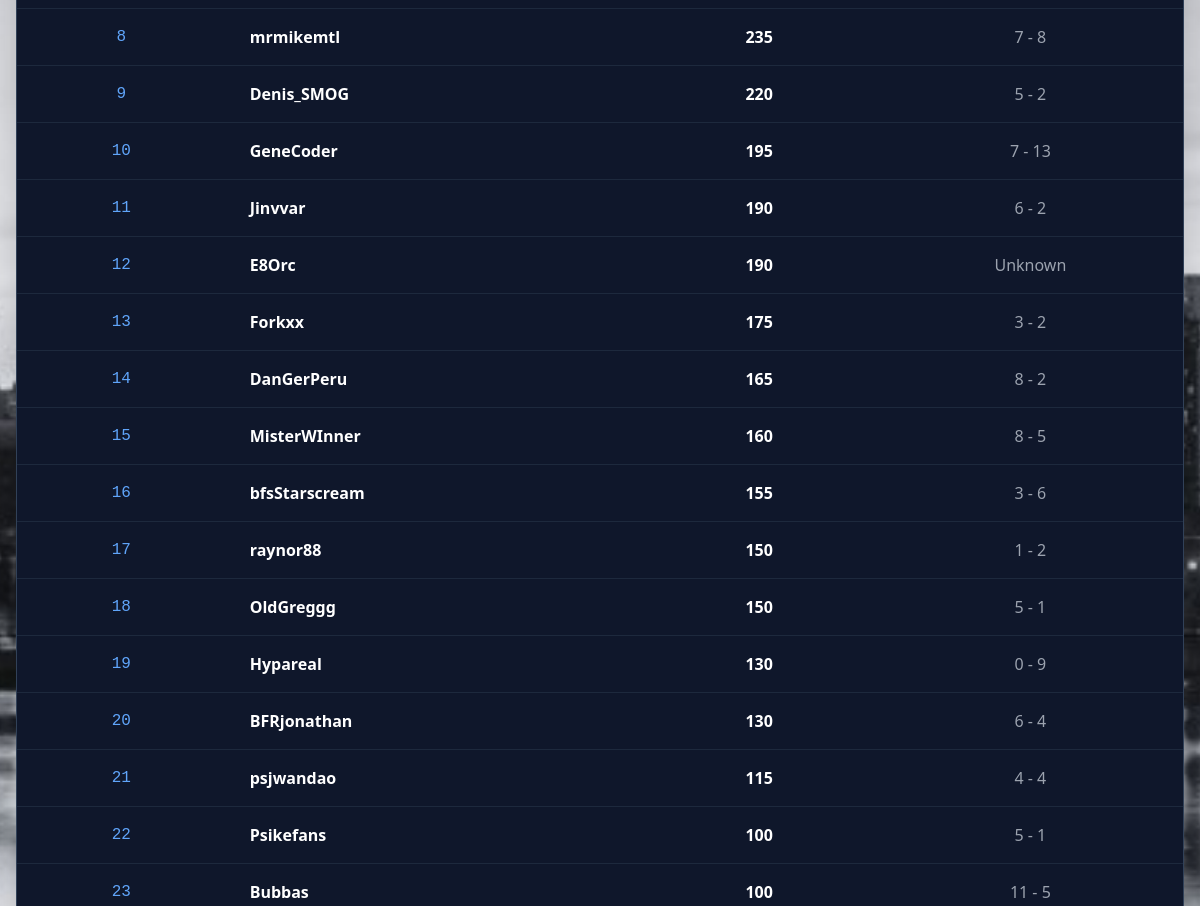
The page /leaderboard (middle part) on the database as committed earlier.
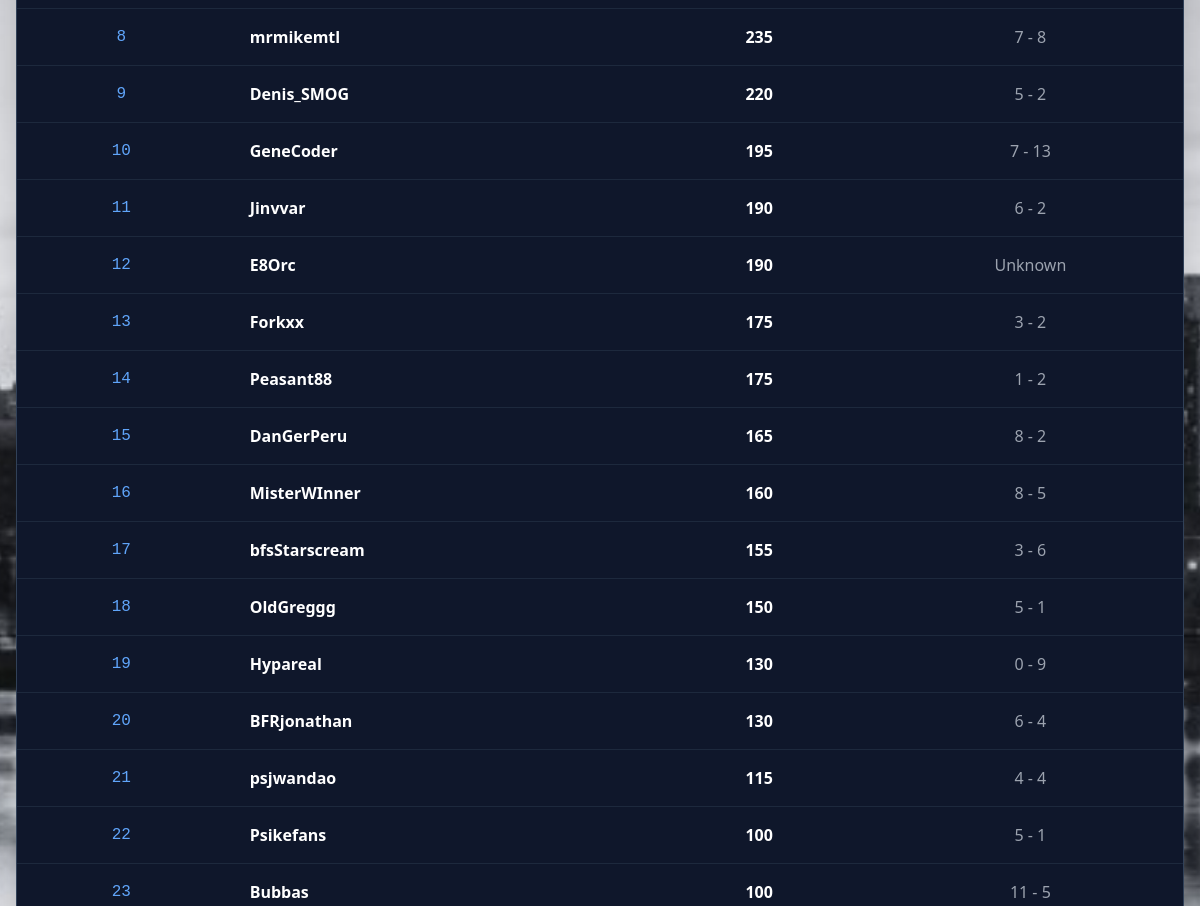
The same page on the database as committed later.
### tables this page shows
CREATE TABLE participants2026 (id INTEGER PRIMARY KEY, name varchar(255), total_points INTEGER, user_id INTEGER);

### web/app.py (the view)
@app.route("/leaderboard")
def leaderboard():
    raw_data = dbsession.exec_driver_sql("SELECT name, total_points, user_id from participants2026 ORDER BY total_points desc;").all()
    data = []
    page_size = 30
    total = len(raw_data)
    total_pages = max(1, round(total / page_size))
    page = request.args.get("page", type=int) or 1
    starting_spot = (page - 1) * page_size + 1
    i = 1
    for record in raw_data:
        if i >= starting_spot and len(data) < page_size:
            if record is not None:
                if record.user_id is not None:
                    db_data_1 = dbsession.exec_driver_sql(f"SELECT participant_1_points, participant_2_points FROM tournament_matches2026 WHERE participant_1_id = {record.user_id};").all()
                    db_data_2 = dbsession.exec_driver_sql(f"SELECT participant_1_points, participant_2_points FROM tournament_matches2026 WHERE participant_2_id = {record.user_id};").all()
                    wins, losses = 0, 0
                    for w in db_data_1:
                        wins += w.participant_1_points
                        losses += w.participant_2_points
                    for n in db_data_2:
                        wins += n.participant_2_points
                        losses += n.participant_1_points
                    data.append({
                        "rank": i,
                        "name": record.name,
                        "total_points": record.total_points,
                        "record": f"{wins} - {losses}"
                    })
                else:
                    data.append({
                        "rank": i,
                        "name": record.name,
                        "total_points": record.total_points,
                        "record": "Unknown"
                    })
        i += 1
    pages = list(range(1, total_pages + 1))
    return render_template("leaderboard.html", data=data, pages=pages)

### web/templates/leaderboard.html (shortened to what this page needs)
{% extends "base.html" %}
{% block content %}
<div class="overflow-x-auto shadow-2xl rounded-xl border border-slate-700">
    <table class="w-full text-left text-white bg-slate-900">
        <tbody class="divide-y divide-slate-800">
            {% for row in data %}
            <tr class="hover:bg-blue-900/20 transition-colors duration-200">
                <td class="px-6 py-4 text-center font-mono text-blue-400">{{ row.rank }}</td>
                <td class="px-6 py-4 font-semibold">{{ row.name }}</td>
                <td class="px-6 py-4 text-center font-bold">{{ row.total_points }}</td>
                <td class="px-6 py-4 text-center text-gray-400">{{ row.record }}</td>
            </tr>
            {% endfor %}
        </tbody>
    </table>
</div>
{% endblock %}

### web/templates/base.html (shortened to what this page needs)
<!DOCTYPE html>
<html lang="en">
<head>
    <link rel="stylesheet" href="{{url_for('static',filename='dist/output.css')}}">
</head>
<body class="bg-gray-900">
    <div class="bg-slate-950 bg-[url('cityscape.jpg')] bg-cover bg-fixed bg-center min-h-screen w-full flex flex-col items-center pt-10">
    <div class="w-full max-w-7xl px-4 mb-auto"> {% block content %}{% endblock %}
    </div>
    </div>
</body>
</html>

Rows that differ between the two databases and show on the page:
no longer on this page (row edited): participants2026: rank "17", name "raynor88", total_points "150", record "1 - 2"
now on this page (row edited): participants2026: rank "14", name "Peasant88", total_points "175", record "1 - 2"
computed for participants2026 "DanGerPeru": rank "14" → "15"
computed for participants2026 "MisterWInner": rank "15" → "16"
computed for participants2026 "bfsStarscream": rank "16" → "17"
